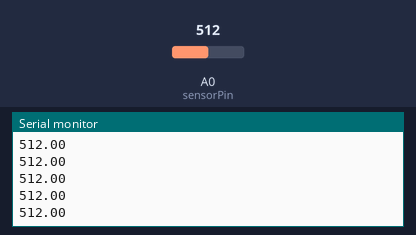
A sketch run on a simulated Arduino Uno, built with avr-gcc and run on an emulated ATmega328P. Shown: the last lines printed to the serial monitor. The inputs (shaded band) are chosen by the test bench; at power-on: A0 (sensorPin) = 512.

Above: at 1.2 s.
1.3 s: A0 (sensorPin) set to 716
At 1.39 s:
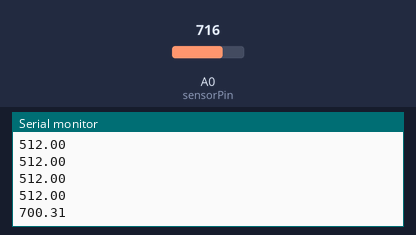
2.8 s: A0 (sensorPin) set to 900
At 2.87 s:
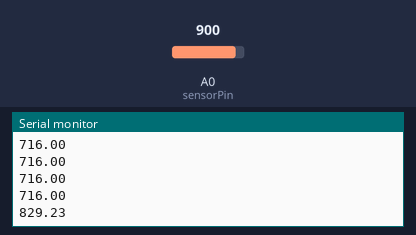
Timing chart, 0 to 5.8 s (numbered marks = the images above; inputs shaded):
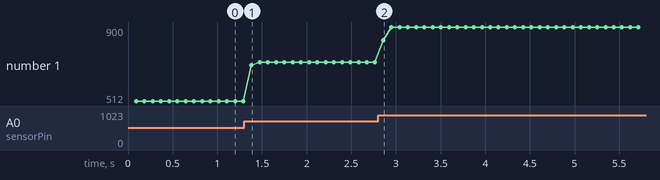

The sketch:

step2_infrared_filtered.ino
```cpp
const int sensorPin = A0;

void setup()
{
  Serial.begin(115200);
}

void loop() {
  float result = readAnalog();
  Serial.println(result);
}

float readAnalog()
{
  int sum = 0;
  int maxV = -5000;
  int minV = 5000;
  int n = 15;
  for (int i = 0; i < n; i++)
  {
    int cur = analogRead(sensorPin);
    if (cur > maxV)
    {
      maxV = cur;
    }
    if (cur < minV)
    {
      minV = cur;
    }
    sum += cur;
    delay(6);
  }
  return (sum - maxV - minV) / (float)(n - 2);
}
```

Measured:
- after the input at 1.3 s, the serial monitor: prints a new line after 0.08 s (image 1)
- after the input at 2.8 s, the serial monitor: prints a new line after 0.06 s (image 2)
- plotted number 1: 512 → 716 after the input at 1.3 s, 716 → 900 after the input at 2.8 s
